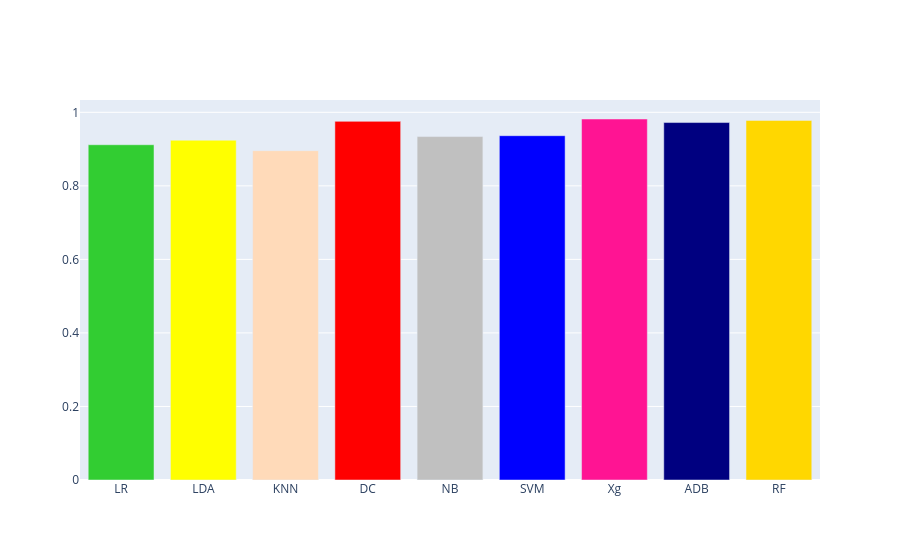

The code cell stored with this chart in its notebook:
### Code cell
fig = pl.Figure([pl.Bar(x=names, y=res,marker_color =colors)])
fig.show()

### Figure 1 — Plotly figure (JSON) as saved in the notebook; plotly's stock layout.template omitted (floating-point values rounded to 4 significant figures)
{"data": [{"marker": {"color": ["limegreen", "yellow", "peachpuff", "red", "silver", "blue", "deeppink", "navy", "gold"]}, "type": "bar", "x": ["LR", "LDA", "KNN", "DC", "NB", "SVM", "Xg", "ADB", "RF"], "y": [0.9119, 0.9242, 0.8958, 0.9754, 0.9341, 0.9365, 0.9818, 0.9722, 0.978]}], "layout": {}}
